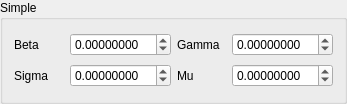
<?xml version="1.0" encoding="UTF-8"?>
<ui version="4.0">
 <class>seir_simple_group_box</class>
 <widget class="QGroupBox" name="seir_simple_group_box">
  <property name="geometry">
   <rect>
    <x>0</x>
    <y>0</y>
    <width>347</width>
    <height>104</height>
   </rect>
  </property>
  <property name="windowTitle">
   <string>SEIR - Simple</string>
  </property>
  <property name="title">
   <string>Simple</string>
  </property>
  <layout class="QGridLayout" name="gridLayout">
   <item row="0" column="0">
    <widget class="QLabel" name="beta_label">
     <property name="text">
      <string>Beta</string>
     </property>
    </widget>
   </item>
   <item row="0" column="1">
    <widget class="QDoubleSpinBox" name="beta_spin_box">
     <property name="decimals">
      <number>8</number>
     </property>
     <property name="minimum">
      <double>-99.000000000000000</double>
     </property>
     <property name="maximum">
      <double>99.000000000000000</double>
     </property>
     <property name="singleStep">
      <double>0.000001000000000</double>
     </property>
    </widget>
   </item>
   <item row="0" column="2">
    <widget class="QLabel" name="gamma_label">
     <property name="text">
      <string>Gamma</string>
     </property>
    </widget>
   </item>
   <item row="0" column="3">
    <widget class="QDoubleSpinBox" name="gamma_spin_box">
     <property name="decimals">
      <number>8</number>
     </property>
     <property name="minimum">
      <double>-99.000000000000000</double>
     </property>
     <property name="maximum">
      <double>99.000000000000000</double>
     </property>
     <property name="singleStep">
      <double>0.000001000000000</double>
     </property>
    </widget>
   </item>
   <item row="1" column="0">
    <widget class="QLabel" name="sigma_label">
     <property name="text">
      <string>Sigma</string>
     </property>
    </widget>
   </item>
   <item row="1" column="1">
    <widget class="QDoubleSpinBox" name="sigma_spin_box">
     <property name="decimals">
      <number>8</number>
     </property>
     <property name="minimum">
      <double>-99.000000000000000</double>
     </property>
     <property name="maximum">
      <double>99.000000000000000</double>
     </property>
     <property name="singleStep">
      <double>0.000001000000000</double>
     </property>
    </widget>
   </item>
   <item row="1" column="2">
    <widget class="QLabel" name="mu_label">
     <property name="text">
      <string>Mu</string>
     </property>
    </widget>
   </item>
   <item row="1" column="3">
    <widget class="QDoubleSpinBox" name="mu_spin_box">
     <property name="decimals">
      <number>8</number>
     </property>
     <property name="minimum">
      <double>-99.000000000000000</double>
     </property>
     <property name="maximum">
      <double>99.000000000000000</double>
     </property>
     <property name="singleStep">
      <double>0.000001000000000</double>
     </property>
    </widget>
   </item>
  </layout>
 </widget>
 <resources/>
 <connections/>
</ui>
